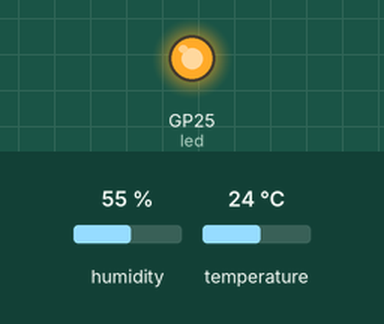
Bench run of a program on a simulated Raspberry Pi Pico running MicroPython. Parts: output pins drawn as LEDs (lit = HIGH). The inputs (shaded band) are chosen by the test bench; at power-on: humidity 55 %, temperature 24 °C.

Above: at 0.1 s.
At 2.1 s:
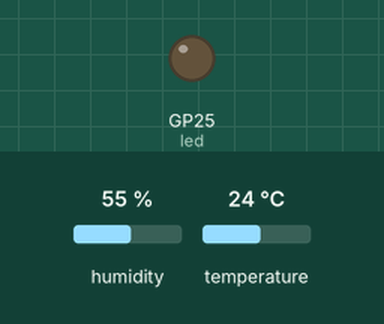
Timing chart, 0 to 3.6 s (numbered marks = the images above):
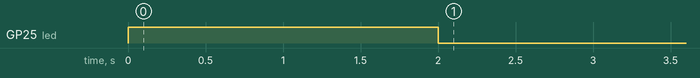

The program:

main.py
```python
Authentifizierungs_code_für_Netz = "Zananz"
ID_im_Netz = "0000"
from machine import Pin, UART
import utime

from dht import DHT11, InvalidChecksum

def start_anzeigen():
    led = Pin(25,Pin.OUT)
    led.high()
    utime.sleep(2)
    led.low()

start_anzeigen() # um start anzuzeigen und sensor zeit zum starten zu geben

uart = UART(0,9600)

pin = Pin(2, Pin.OUT, Pin.PULL_DOWN)
sensor = DHT11(pin)

while 1 :
    try:
        sensor.measure()

        temp = sensor.temperature
        feucht = sensor.humidity

        uart.write("%s%sT%sL%s"%(Authentifizierungs_code_für_Netz, ID_im_Netz, str(temp), str(feucht)))# T : Temperatu; L : Luftfeuchtigkeit

        utime.sleep(600)
    except InvalidChecksum:
        pass
        utime.sleep(2)
```
